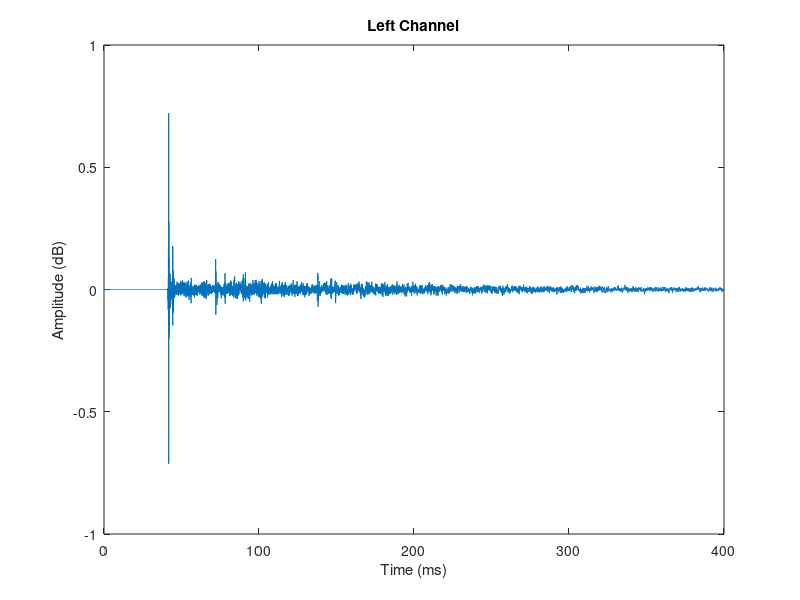
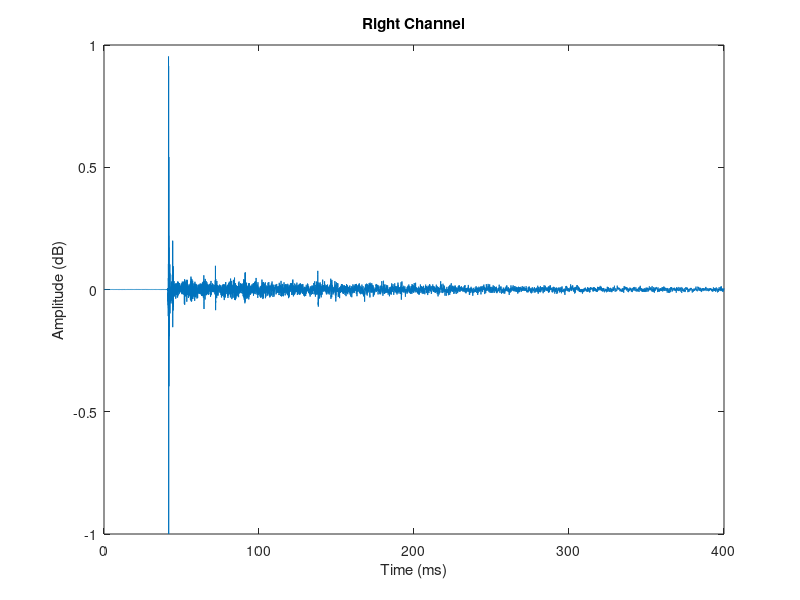

Reproduce these figures in MATLAB, in order.
%Aufgabe 1 - Teil 1
%Fs = Sample rate = 48000

load('Tonhalle.mat');

%Calculate:
length = 400 * 10^-3;           %400 ms 

sampleNumber = length * Fs;

y=HRIR(1:sampleNumber, 1:2);    %get samples of left an right channel into matrix
yLeft = y(1:end, 1);
yRight = y(1:end, 2);
t= (1:sampleNumber) * (1/Fs);
t = t(1:end)*10^3;              %scale to milliseconds

%Plot:
figure %left channel
%plot(t,y);
plot(t,yLeft);

%Label left channel:
title('Left Channel');
xlabel('Time (ms)'); 
ylabel('Amplitude (dB)');

figure %right channel
plot(t,yRight);

%Label right channel:
title('Right Channel');
xlabel('Time (ms)'); 
ylabel('Amplitude (dB)');


